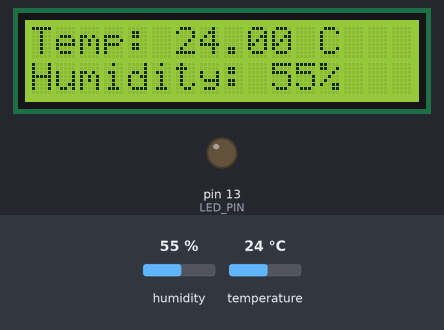
Simulated run of this sketch. Board: Arduino Uno, built with avr-gcc and run on an emulated ATmega328P. Shown: 16×2 character LCD, output pins drawn as LEDs (lit = HIGH). Inputs (shaded band) come from the test bench; at power-on: humidity 55 %, temperature 24 °C.

Above: at 1.7 s.
1.8 s: humidity set to 22 %
At 3.1 s:
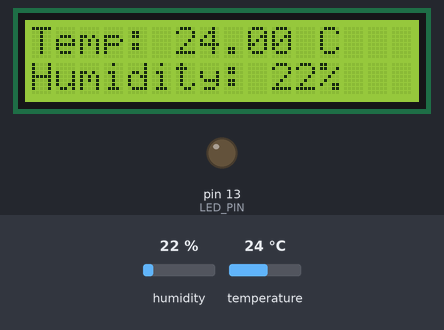
4.5 s: temperature set to 12 °C
At 5.4 s:
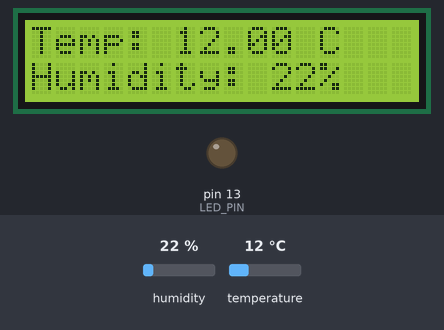
7.2 s: humidity set to 40 %
At 9.0 s:
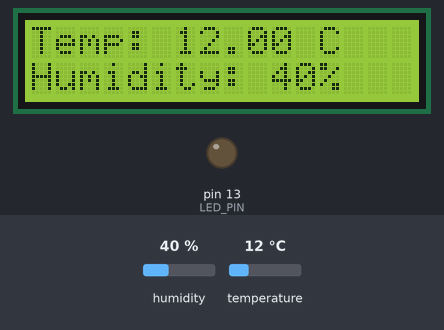
10.1 s: temperature set to 19 °C
At 11.3 s:
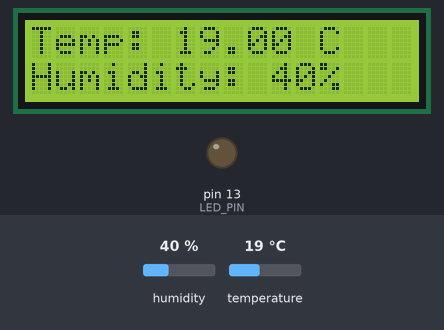
Timing chart, 0 to 13.1 s (numbered marks = the images above; inputs shaded):
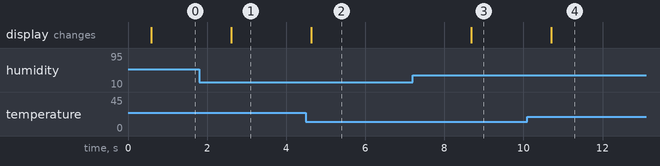

The sketch:

portable_sensor.ino
```cpp
#include <LiquidCrystal.h>
#include <DHT.h>

// Initialize LCD screen with the pin numbers for RS, E, D4, D5, D6, and D7
LiquidCrystal lcd(4, 5, 6, 7, 8, 9);

// Define DHT sensor type and pin
#define DHTTYPE DHT11
#define DHTPIN 11

// Define LED pin for error indication
#define LED_PIN 13

// Create DHT sensor object
DHT dht(DHTPIN, DHTTYPE);

// Variables for storing temperature and humidity values
float humidity = 0;
float temperature = 0;
float lastHumidity = 0;
float lastTemperature = 0;

// Flag to indicate sensor read status
int errorFlag = 0;


// Display temperature and humidity on the LCD

void displayReadings(float temp, float hum) {
   lcd.setCursor(0, 0);
   lcd.print("Temp: ");
   lcd.print(temp);
   lcd.print(" C");

   lcd.setCursor(0, 1);
   lcd.print("Humidity: ");
   lcd.print((int)hum);
   lcd.print("%");

}

void setup() {
  // Initialize LCD and Serial communication
  lcd.begin(16, 2);
  Serial.begin(9600);

  // Start DHT sensor
  dht.begin();
  delay(500);

  // Set LED pin as output
  pinMode(LED_PIN, OUTPUT);
}

void loop() {
  // Read humidity and temperature from DHT sensor
  humidity = dht.readHumidity();
  temperature = dht.readTemperature();

  // Check if readings are valid
  if (isnan(humidity) || isnan(temperature)) {
    if (errorFlag == 0) {
      // Clear LCD and display error message
      lcd.clear();
      lcd.print("Failed to Read!");

      // Turn on LED to indicate error
      digitalWrite(LED_PIN, HIGH);
      errorFlag = 1;
    }
    return; // Exit loop if reading failed
  }

  // Reset error indication if readings are successful
  if (errorFlag) {
    lcd.clear();
    digitalWrite(LED_PIN, LOW);
    displayReadings(temperature, humidity);
    errorFlag = 0;
  }

  // Update display if there is a change in temperature or humidity
  if ((temperature != lastTemperature) || (humidity != lastHumidity)) {
    displayReadings(temperature, humidity);
  }

  // Update last recorded values
  lastTemperature = temperature;
  lastHumidity = humidity;
}
```

Measured:
- after the input at 1.8 s, the display: changes after 0.81 s (image 1)
- after the input at 4.5 s, the display: changes after 0.14 s (image 2)
- after the input at 7.2 s, the display: changes after 1.5 s (image 3)
- after the input at 10.1 s, the display: changes after 0.61 s (image 4)
